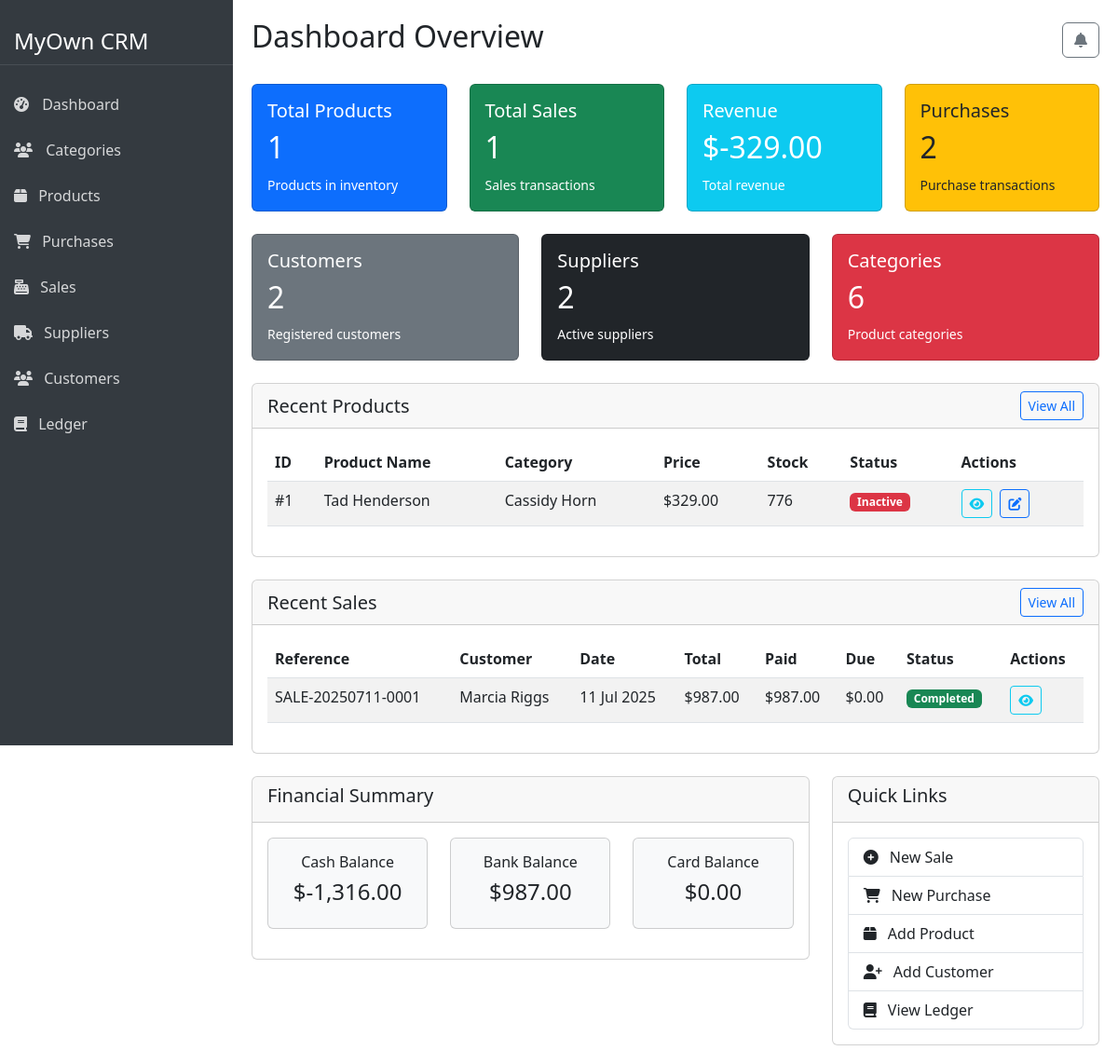
The page / on the database its author committed.
### tables this page shows
CREATE TABLE `products` (
  `id` int(11) NOT NULL,
  `category_id` int(11) NOT NULL,
  `name` varchar(255) NOT NULL,
  `description` text DEFAULT NULL,
  `price` decimal(10,2) NOT NULL,
  `quantity` int(11) NOT NULL DEFAULT 0,
  `image` varchar(255) DEFAULT NULL,
  `status` tinyint(1) NOT NULL DEFAULT 1,
  `created_at` timestamp NOT NULL DEFAULT current_timestamp()
);

CREATE TABLE `categories` (
  `id` int(11) NOT NULL,
  `name` varchar(255) NOT NULL,
  `description` text DEFAULT NULL,
  `status` tinyint(1) NOT NULL DEFAULT 1,
  `created_at` timestamp NOT NULL DEFAULT current_timestamp()
);

CREATE TABLE `sales` (
  `id` int(11) NOT NULL,
  `reference_no` varchar(50) NOT NULL,
  `customer_id` int(11) DEFAULT NULL,
  `total_amount` decimal(10,2) NOT NULL,
  `paid_amount` decimal(10,2) NOT NULL,
  `due_amount` decimal(10,2) NOT NULL,
  `payment_method_id` int(11) DEFAULT NULL,
  `sale_date` date NOT NULL,
  `notes` text DEFAULT NULL,
  `status` tinyint(1) DEFAULT 1,
  `created_at` timestamp NOT NULL DEFAULT current_timestamp()
);

CREATE TABLE `customers` (
  `id` int(11) NOT NULL,
  `name` varchar(100) NOT NULL,
  `phone` varchar(20) DEFAULT NULL,
  `email` varchar(100) DEFAULT NULL,
  `address` text DEFAULT NULL,
  `status` tinyint(1) DEFAULT 1,
  `created_at` timestamp NOT NULL DEFAULT current_timestamp()
);

### index.php (the view, shortened to what the rows shown need)
<?php
include ROOT_PATH.'includes/header.php';
require_once ROOT_PATH . 'products/product.class.php';
require_once ROOT_PATH . 'sales/sale.class.php';
require_once ROOT_PATH . 'purchases/purchase.class.php';
require_once ROOT_PATH . 'customers/customer.class.php';
require_once ROOT_PATH . 'suppliers/supplier.class.php';
require_once ROOT_PATH . 'categories/category.class.php';
require_once ROOT_PATH . 'ledger/ledger.class.php';
$productObj = new Product();
$saleObj = new Sale();
$purchaseObj = new Purchase();
$customerObj = new Customer();
$supplierObj = new Supplier();
$categoryObj = new Category();
$ledgerObj = new Ledger();
$totalProducts = $productObj->countAll();
$totalSales = $saleObj->countAll();
$totalPurchases = $purchaseObj->countAll();
$totalCustomers = $customerObj->countAll();
$totalSuppliers = $supplierObj->countAll();
$totalCategories = $categoryObj->countAll();
$cashBalance = $ledgerObj->getBalanceByAccountType('cash');
$bankBalance = $ledgerObj->getBalanceByAccountType('bank');
$cardBalance = $ledgerObj->getBalanceByAccountType('card');
$totalRevenue = $cashBalance + $bankBalance + $cardBalance;
$recentProducts = $productObj->getAll(1, 5);
$recentSales = $saleObj->getAll(1, 5);
?>
<div class="d-flex">
    <div class="main-content">
        <div class="d-flex justify-content-between align-items-center mb-4">
            <h2>Dashboard Overview</h2>
        </div>
        <div class="row mb-4">
            <div class="col-md-3">
                <div class="card bg-primary text-white">
                    <div class="card-body">
                        <h2 class="card-text"><?php echo number_format($totalProducts); ?></h2>
                    </div>
                </div>
            </div>
            <div class="col-md-3">
                <div class="card bg-success text-white">
                    <div class="card-body">
                        <h2 class="card-text"><?php echo number_format($totalSales); ?></h2>
                    </div>
                </div>
            </div>
            <div class="col-md-3">
                <div class="card bg-info text-white">
                    <div class="card-body">
                        <h2 class="card-text">$<?php echo number_format($totalRevenue, 2); ?></h2>
                    </div>
                </div>
            </div>
            <div class="col-md-3">
                <div class="card bg-warning text-dark">
                    <div class="card-body">
                        <h2 class="card-text"><?php echo number_format($totalPurchases); ?></h2>
                    </div>
                </div>
            </div>
        </div>
        <div class="row mb-4">
            <div class="col-md-4">
                <div class="card bg-secondary text-white">
                    <div class="card-body">
                        <h2 class="card-text"><?php echo number_format($totalCustomers); ?></h2>
                    </div>
                </div>
            </div>
            <div class="col-md-4">
                <div class="card bg-dark text-white">
                    <div class="card-body">
                        <h2 class="card-text"><?php echo number_format($totalSuppliers); ?></h2>
                    </div>
                </div>
            </div>
            <div class="col-md-4">
                <div class="card bg-danger text-white">
                    <div class="card-body">
                        <h2 class="card-text"><?php echo number_format($totalCategories); ?></h2>
                    </div>
                </div>
            </div>
        </div>
        <div class="card mb-4">
            <div class="card-body">
                <div class="table-responsive">
                    <table class="table table-striped">
                        <thead>
                            <tr>
                                <th>ID</th>
                                <th>Product Name</th>
                                <th>Category</th>
                                <th>Price</th>
                                <th>Stock</th>
                                <th>Status</th>
                                <th>Actions</th>
                            </tr>
                        </thead>
                        <tbody>
                            <?php if (!empty($recentProducts)): ?>
                                <?php foreach ($recentProducts as $product): ?>
                                    <tr>
                                        <td>#<?php echo $product['id']; ?></td>
                                        <td><?php echo $product['name']; ?></td>
                                        <td><?php echo $product['category_name']; ?></td>
                                        <td>$<?php echo number_format($product['price'], 2); ?></td>
                                        <td><?php echo $product['quantity']; ?></td>
                                        <td>
                                            <?php if ($product['status'] == 1): ?>
                                                <span class="badge bg-success">Active</span>
                                            <?php else: ?>
                                                <span class="badge bg-danger">Inactive</span>
                                            <?php endif; ?>
                                        </td>
                                        <td>
                                            <a href="<?php echo ROOT_URL; ?>products/view_product.php?id=<?php echo $product['id']; ?>" class="btn btn-sm btn-outline-info me-1"><i class="fas fa-eye"></i></a>
                                            <a href="<?php echo ROOT_URL; ?>products/update_product.php?id=<?php echo $product['id']; ?>" class="btn btn-sm btn-outline-primary me-1"><i class="fas fa-edit"></i></a>
                                        </td>
                                    </tr>
                                <?php endforeach; ?>
                            <?php else: ?>
                                <tr>
                                    <td colspan="7" class="text-center">No products found</td>
                                </tr>
                            <?php endif; ?>
                        </tbody>
                    </table>
                </div>
            </div>
        </div>
        <div class="card mb-4">
            <div class="card-body">
                <div class="table-responsive">
                    <table class="table table-striped">
                        <thead>
                            <tr>
                                <th>Reference</th>
                                <th>Customer</th>
                                <th>Date</th>
                                <th>Total</th>
                                <th>Paid</th>
                                <th>Due</th>
                                <th>Status</th>
                                <th>Actions</th>
                            </tr>
                        </thead>
                        <tbody>
                            <?php if (!empty($recentSales)): ?>
                                <?php foreach ($recentSales as $sale): ?>
                                    <tr>
                                        <td><?php echo $sale['reference_no']; ?></td>
                                        <td><?php echo $sale['customer_name']; ?></td>
                                        <td><?php echo date('d M Y', strtotime($sale['sale_date'])); ?></td>
                                        <td>$<?php echo number_format($sale['total_amount'], 2); ?></td>
                                        <td>$<?php echo number_format($sale['paid_amount'], 2); ?></td>
                                        <td>$<?php echo number_format($sale['due_amount'], 2); ?></td>
                                        <td>
                                            <?php if ($sale['status'] == 1): ?>
                                                <span class="badge bg-success">Completed</span>
                                            <?php elseif ($sale['status'] == 2): ?>
                                                <span class="badge bg-warning">Pending</span>
                                            <?php else: ?>
                                                <span class="badge bg-danger">Cancelled</span>
                                            <?php endif; ?>
                                        </td>
                                        <td>
                                            <a href="<?php echo ROOT_URL; ?>sales/view_sale.php?id=<?php echo $sale['id']; ?>" class="btn btn-sm btn-outline-info me-1"><i class="fas fa-eye"></i></a>
                                        </td>
                                    </tr>
                                <?php endforeach; ?>
                            <?php else: ?>
                                <tr>
                                    <td colspan="8" class="text-center">No sales found</td>
                                </tr>
                            <?php endif; ?>
                        </tbody>
                    </table>
                </div>
            </div>
        </div>
    </div>
</div>
 <?php
    include 'includes/footer.php';
    ?>

### rows shown on the page
products: id "1", name "Tad Henderson", category.name "Cassidy Horn", price "329.00", quantity "776", status "Inactive"
sales: reference_no "SALE-20250711-0001", customer.name "Marcia Riggs", sale_date "11 Jul 2025", total_amount "987.00", paid_amount "987.00", due_amount "0.00", status "Completed"

### other values the page prints
$totalProducts "1"
$totalSales "1"
$totalRevenue "-329.00"
$totalPurchases "2"
$totalCustomers "2"
$totalSuppliers "2"
$totalCategories "6"
$cashBalance "-1,316.00"
$bankBalance "987.00"
$cardBalance "0.00"
